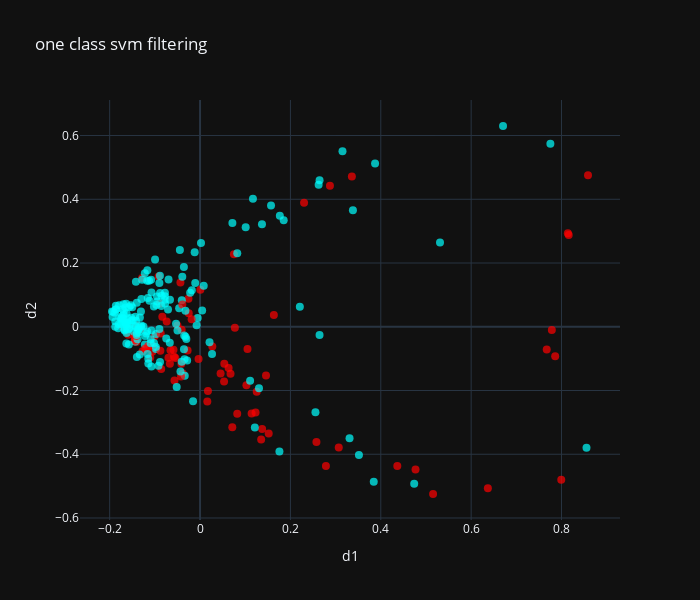

Notebook source saved alongside this figure:
### Code cell
from sklearn.svm import OneClassSVM

def outliers_svm(X):
    svm = OneClassSVM(nu=0.3, kernel="rbf", gamma=0.01)
    y_pred = svm.fit_predict(X)
    return y_pred == -1

svm_outliers = outliers_svm(X)
render_results(X,y,validate_model,scaler,svm_outliers,"one class svm filtering")

### Figure 1 — Plotly figure (JSON) as saved in the notebook; plotly's stock layout.template omitted (floating-point values rounded to 4 significant figures; data arrays with more than 128 entries replaced by an {"elided": "..."} marker saying what was removed)
{"data": [{"marker": {"color": {"elided": "260 str values"}, "opacity": 0.7, "size": 8}, "mode": "markers", "type": "scatter", "x": {"elided": "260 float values"}, "y": {"elided": "260 float values"}}], "layout": {"height": 600, "title": {"text": "one class svm filtering"}, "width": 700, "xaxis": {"title": {"text": "d1"}}, "yaxis": {"title": {"text": "d2"}}}}
